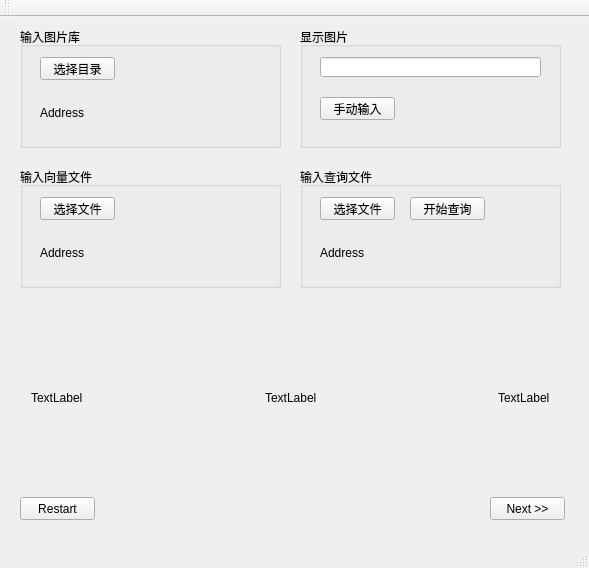
<?xml version="1.0" encoding="UTF-8"?>
<ui version="4.0">
 <class>RTreeGUIClass</class>
 <widget class="QMainWindow" name="RTreeGUIClass">
  <property name="geometry">
   <rect>
    <x>0</x>
    <y>0</y>
    <width>589</width>
    <height>568</height>
   </rect>
  </property>
  <property name="windowTitle">
   <string>RTreeGUI</string>
  </property>
  <widget class="QWidget" name="centralWidget">
   <widget class="QGroupBox" name="groupBox">
    <property name="geometry">
     <rect>
      <x>20</x>
      <y>10</y>
      <width>261</width>
      <height>121</height>
     </rect>
    </property>
    <property name="title">
     <string>输入图片库</string>
    </property>
    <widget class="QPushButton" name="pushButton_im">
     <property name="geometry">
      <rect>
       <x>20</x>
       <y>30</y>
       <width>75</width>
       <height>23</height>
      </rect>
     </property>
     <property name="text">
      <string>选择目录</string>
     </property>
    </widget>
    <widget class="QLabel" name="label_im">
     <property name="geometry">
      <rect>
       <x>20</x>
       <y>60</y>
       <width>221</width>
       <height>51</height>
      </rect>
     </property>
     <property name="text">
      <string>Address</string>
     </property>
    </widget>
   </widget>
   <widget class="QGroupBox" name="groupBox_2">
    <property name="geometry">
     <rect>
      <x>300</x>
      <y>10</y>
      <width>261</width>
      <height>121</height>
     </rect>
    </property>
    <property name="title">
     <string>显示图片</string>
    </property>
    <widget class="QLineEdit" name="lineEdit">
     <property name="geometry">
      <rect>
       <x>20</x>
       <y>30</y>
       <width>221</width>
       <height>20</height>
      </rect>
     </property>
    </widget>
    <widget class="QPushButton" name="pushButton_sh">
     <property name="geometry">
      <rect>
       <x>20</x>
       <y>70</y>
       <width>75</width>
       <height>23</height>
      </rect>
     </property>
     <property name="text">
      <string>手动输入</string>
     </property>
    </widget>
   </widget>
   <widget class="QWidget" name="horizontalLayoutWidget">
    <property name="geometry">
     <rect>
      <x>20</x>
      <y>290</y>
      <width>541</width>
      <height>181</height>
     </rect>
    </property>
    <layout class="QHBoxLayout" name="horizontalLayout">
     <item>
      <widget class="QLabel" name="label_p1">
       <property name="text">
        <string>TextLabel</string>
       </property>
      </widget>
     </item>
     <item>
      <spacer name="horizontalSpacer">
       <property name="orientation">
        <enum>Qt::Horizontal</enum>
       </property>
       <property name="sizeHint" stdset="0">
        <size>
         <width>40</width>
         <height>20</height>
        </size>
       </property>
      </spacer>
     </item>
     <item>
      <widget class="QLabel" name="label_p2">
       <property name="text">
        <string>TextLabel</string>
       </property>
      </widget>
     </item>
     <item>
      <spacer name="horizontalSpacer_2">
       <property name="orientation">
        <enum>Qt::Horizontal</enum>
       </property>
       <property name="sizeHint" stdset="0">
        <size>
         <width>40</width>
         <height>20</height>
        </size>
       </property>
      </spacer>
     </item>
     <item>
      <widget class="QLabel" name="label_p3">
       <property name="text">
        <string>TextLabel</string>
       </property>
      </widget>
     </item>
    </layout>
   </widget>
   <widget class="QGroupBox" name="groupBox_3">
    <property name="geometry">
     <rect>
      <x>20</x>
      <y>150</y>
      <width>261</width>
      <height>121</height>
     </rect>
    </property>
    <property name="title">
     <string>输入向量文件</string>
    </property>
    <widget class="QPushButton" name="pushButton_ve">
     <property name="geometry">
      <rect>
       <x>20</x>
       <y>30</y>
       <width>75</width>
       <height>23</height>
      </rect>
     </property>
     <property name="text">
      <string>选择文件</string>
     </property>
    </widget>
    <widget class="QLabel" name="label_ve">
     <property name="geometry">
      <rect>
       <x>20</x>
       <y>60</y>
       <width>211</width>
       <height>51</height>
      </rect>
     </property>
     <property name="text">
      <string>Address</string>
     </property>
    </widget>
   </widget>
   <widget class="QGroupBox" name="groupBox_4">
    <property name="geometry">
     <rect>
      <x>300</x>
      <y>150</y>
      <width>261</width>
      <height>121</height>
     </rect>
    </property>
    <property name="title">
     <string>输入查询文件</string>
    </property>
    <widget class="QPushButton" name="pushButton_qu">
     <property name="geometry">
      <rect>
       <x>20</x>
       <y>30</y>
       <width>75</width>
       <height>23</height>
      </rect>
     </property>
     <property name="text">
      <string>选择文件</string>
     </property>
    </widget>
    <widget class="QLabel" name="label_qu">
     <property name="geometry">
      <rect>
       <x>20</x>
       <y>60</y>
       <width>211</width>
       <height>51</height>
      </rect>
     </property>
     <property name="text">
      <string>Address</string>
     </property>
    </widget>
    <widget class="QPushButton" name="pushButton_op">
     <property name="geometry">
      <rect>
       <x>110</x>
       <y>30</y>
       <width>75</width>
       <height>23</height>
      </rect>
     </property>
     <property name="text">
      <string>开始查询</string>
     </property>
    </widget>
   </widget>
   <widget class="QPushButton" name="pushButton_ne">
    <property name="geometry">
     <rect>
      <x>490</x>
      <y>480</y>
      <width>75</width>
      <height>23</height>
     </rect>
    </property>
    <property name="text">
     <string>Next &gt;&gt;</string>
    </property>
   </widget>
   <widget class="QPushButton" name="pushButton_re">
    <property name="geometry">
     <rect>
      <x>20</x>
      <y>480</y>
      <width>75</width>
      <height>23</height>
     </rect>
    </property>
    <property name="text">
     <string>Restart</string>
    </property>
   </widget>
  </widget>
  <widget class="QMenuBar" name="menuBar">
   <property name="geometry">
    <rect>
     <x>0</x>
     <y>0</y>
     <width>589</width>
     <height>23</height>
    </rect>
   </property>
  </widget>
  <widget class="QToolBar" name="mainToolBar">
   <attribute name="toolBarArea">
    <enum>TopToolBarArea</enum>
   </attribute>
   <attribute name="toolBarBreak">
    <bool>false</bool>
   </attribute>
  </widget>
  <widget class="QStatusBar" name="statusBar"/>
 </widget>
 <layoutdefault spacing="6" margin="11"/>
 <resources>
  <include location="rtreegui.qrc"/>
 </resources>
 <connections/>
</ui>
